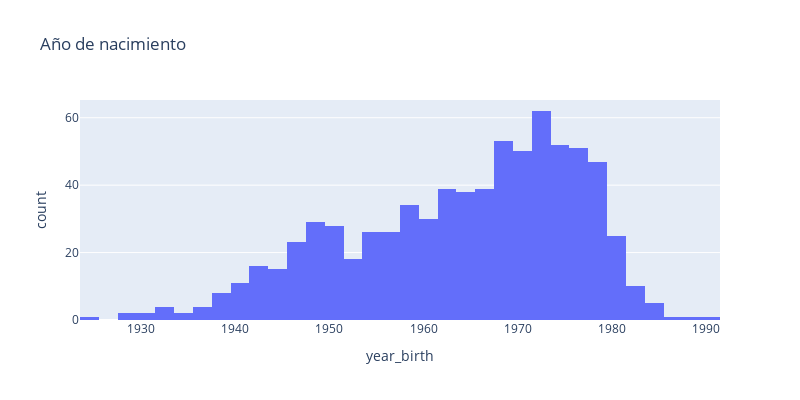

Here is the notebook cell this chart was saved with:
### Code cell
px.histogram(
    users,
    title="Año de nacimiento",
    x="year_birth",
    height=400, width=800
)

### Figure 1 — Plotly figure (JSON) as saved in the notebook; plotly's stock layout.template omitted (floating-point values rounded to 4 significant figures; data arrays with more than 128 entries replaced by an {"elided": "..."} marker saying what was removed)
{"data": [{"alignmentgroup": "True", "bingroup": "x", "hovertemplate": "year_birth=%{x}<br>count=%{y}<extra></extra>", "legendgroup": "", "marker": {"color": "#636efa", "pattern": {"shape": ""}}, "name": "", "offsetgroup": "", "orientation": "v", "showlegend": false, "type": "histogram", "x": {"elided": "753 int values"}, "xaxis": "x", "yaxis": "y"}], "layout": {"barmode": "relative", "height": 400, "legend": {"tracegroupgap": 0}, "title": {"text": "Año de nacimiento"}, "width": 800, "xaxis": {"anchor": "y", "domain": [0, 1], "title": {"text": "year_birth"}}, "yaxis": {"anchor": "x", "domain": [0, 1], "title": {"text": "count"}}}}
